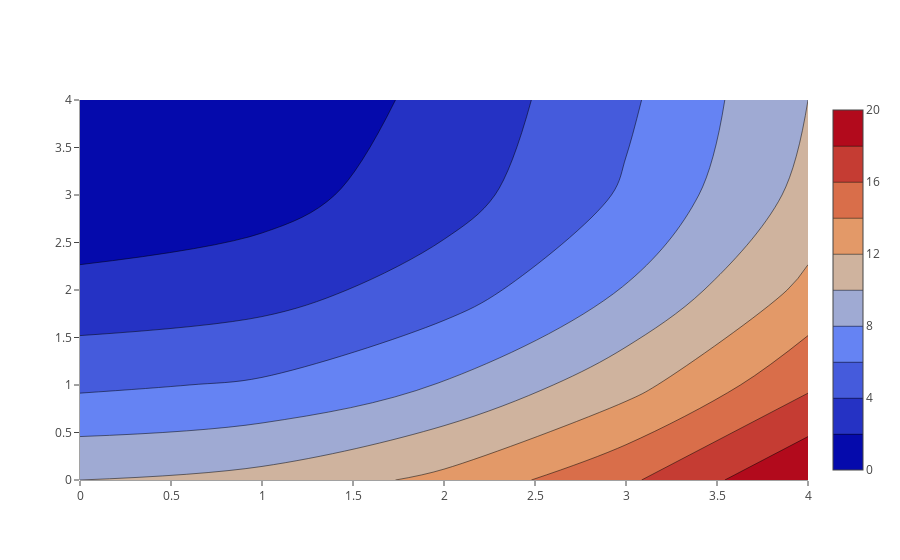

Write notebook code for a chart like this one.
### Markdown cell above
### 3.B Contour

### Code cell
import plotly as py
import plotly.graph_objs as go
plotly.offline.init_notebook_mode(connected=True)

data = [
    go.Contour(
        z=[[10, 10.625, 12.5, 15.625, 20],
           [5.625, 6.25, 8.125, 11.25, 15.625],
           [2.5, 3.125, 5., 8.125, 12.5],
           [0.625, 1.25, 3.125, 6.25, 10.625],
           [0, 0.625, 2.5, 5.625, 10]]
    )]

py.offline.iplot(data)

### Figure 1 — Plotly figure (JSON) as saved in the notebook; plotly's stock layout.template omitted (floating-point values rounded to 4 significant figures)
{"data": [{"type": "contour", "z": [[10, 10.62, 12.5, 15.62, 20], [5.625, 6.25, 8.125, 11.25, 15.62], [2.5, 3.125, 5, 8.125, 12.5], [0.625, 1.25, 3.125, 6.25, 10.62], [0, 0.625, 2.5, 5.625, 10]]}], "layout": {}}
